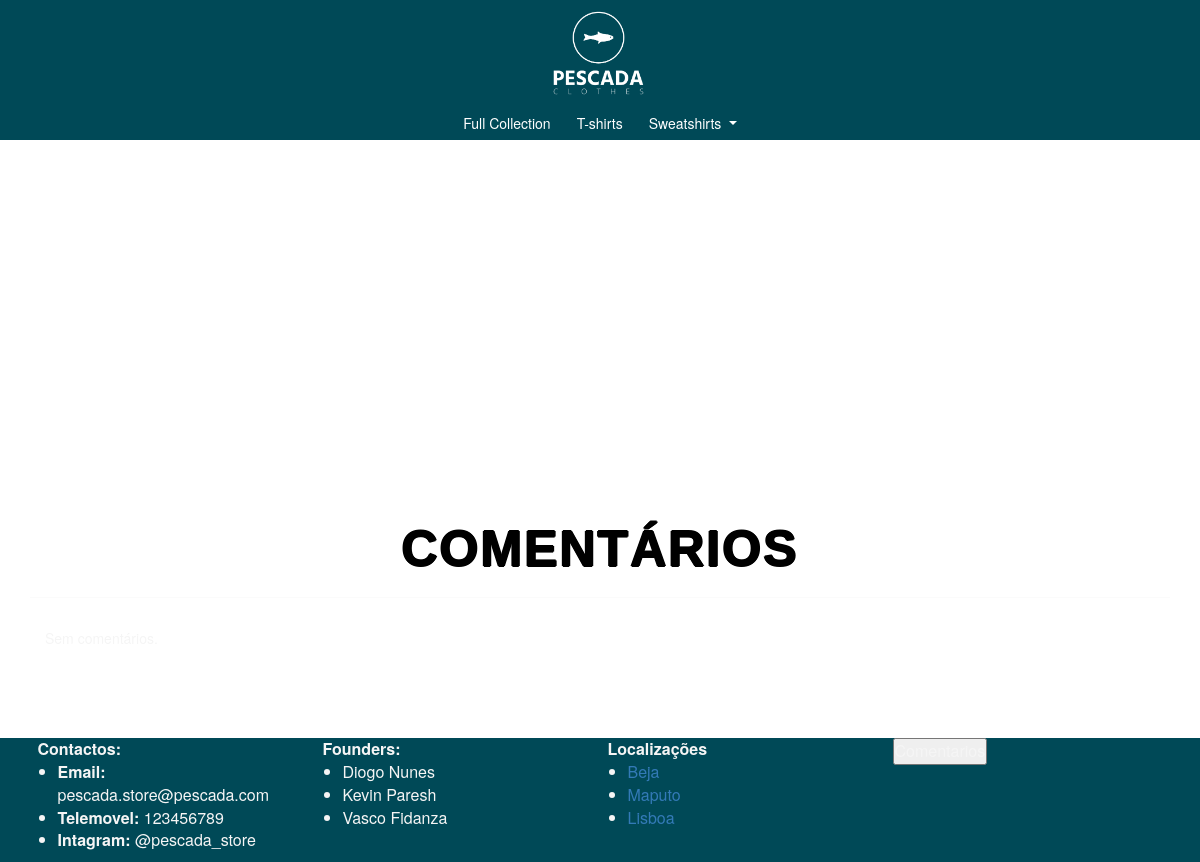
Page /comentarios on the earlier database version.
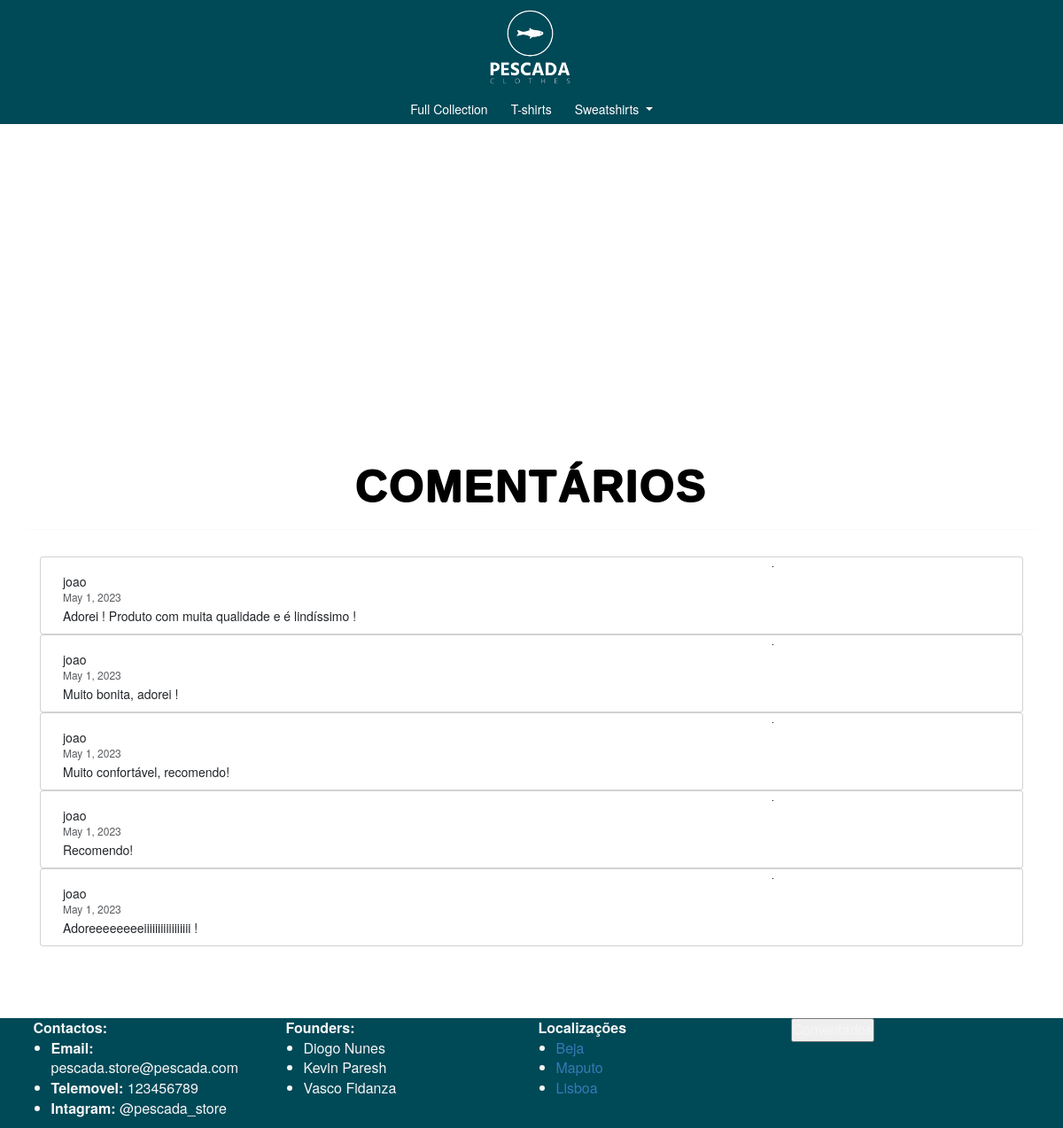
Same page on the later database version.
### store/models.py (models this page shows, shortened)
class Comentario(models.Model):
    utilizador = models.ForeignKey(Utilizador, on_delete=models.CASCADE)
    descricao = models.CharField(max_length=2000)
    data = models.DateField()
    image = models.CharField(max_length=255, default="pescadaDraw.png")

class Utilizador(models.Model):
    user = models.OneToOneField(User, on_delete=models.CASCADE)
    primeiro_nome = models.CharField(max_length=50)
    apelido = models.CharField(max_length=50)
    data_nascimento = models.DateField()
    morada = models.CharField(max_length=150)
    numero_telemovel = models.IntegerField(default=0, validators=[MaxValueValidator(999999999)])
    num_cartao_cidadao = models.IntegerField(default=0, validators=[MaxValueValidator(999999999)])
    nif = models.IntegerField(default=0, validators=[MaxValueValidator(999999999)])
    email = models.EmailField(max_length=150, default="defaultMail@gmail.com")
    num_pontos = models.IntegerField(default=0)

### store/views.py (the view)
# urls.py: path('comentarios', views.comentarios, name='comentarios'),
def comentarios(request):
    comentarios = Comentario.objects.all().order_by('data')
    return render(request, 'comentarios.html', context = {'comentarios_list': comentarios})

### templates/comentarios.html (shortened to what this page needs)
{% extends "home.html" %}
    {% load static %}
    {% block conteudo %}
        <div class="tittle-container">
            <h1> Comentários </h1>
            <hr>
        </div>
        <div class="container">
            {% if comentarios_list %}
                {% for comentario in comentarios_list %}
                    <div class="card mb-6">
                        <div class="card-body">
                            <div class="col-md-6">
                                <h5 class="card-title">{{ comentario.utilizador.user.username }}</h5>
                                <h6 class="card-subtitle mb-2 text-muted">{{ comentario.data }}</h6>
                                <p class="card-text">{{ comentario.descricao }}</p>
                            </div>
                            <div class="col-md-6 position-relative">
                            </div>
                        </div>
                    </div>
                {% endfor %}
            {% else %}
                <p>Sem comentários.</p>
            {% endif %}
        </div>
    {% endblock %}

### templates/home.html (shortened to what this page needs)
<!DOCTYPE html>
<html lang="en">
<head>
    {% load static %}
    <link rel="stylesheet" type="text/css" href="{% static 'store/css/style.css' %}">
    <link href="https://cdn.jsdelivr.net/npm/bootstrap@5.3.0-alpha3/dist/css/bootstrap.min.css" rel="stylesheet">
    <link rel="stylesheet" href="https://maxcdn.bootstrapcdn.com/bootstrap/3.3.7/css/bootstrap.min.css">
</head>
<body>
    <header style="visibility: visible">
        <div class="logo">
             <a href={% url 'home' %}><img src="{% static "store/images/whiteLogo.png" %}" id="logo-img"></a>
        </div>
        <div class="header-buttons">
            {% if not request.user.is_authenticated %}
                <form action="{% url 'redirectLogin' %}" method="post">
                    <button type="submit" style="background:none; border:none; padding:0; margin:0; cursor:pointer;">
                    </button>
                </form>
                <form action="{% url 'cart_view' %}" method="post">
                    <button type="submit" style="background:none; border:none; padding:0; margin:0; cursor:pointer;">
                    </button>
                </form>
            {% endif %}
        </div>
        <nav style="float: left; align-items: center; display: flex; justify-content: center;" class="btn-group">
         <div style="float: left; align-items: center; display: flex; justify-content: center;" class="btn-group">
         <a href="{% url 'full_collection' %}">
              <button style="color: white; font-family: 'Helvetica Neue', sans-serif;" class="btn btn-outline-primary">Full Collection</button>
            </a>
            <a href="{% url 'tshirt' %}">
               <button style="color: white; font-family: 'Helvetica Neue', sans-serif;" class="btn btn-outline-primary">T-shirts</button>
            </a>
             <div class="dropdown">
                 <button onclick="window.location.href='{% url 'sweatgeral' %}'" style="color: white; font-family: 'Helvetica Neue', sans-serif;"
                         class="btn btn-outline-primary dropdown-toggle" type="button" data-toggle="dropdown"
                         aria-haspopup="true" aria-expanded="false">Sweatshirts
                 </button>
             </div>
         </div>
        </nav>
    </header>
    <main>
        {% block conteudo %}{% endblock %}
    </main>
    <footer>
        <div class="container">
            <div class="row">
                <div class="col">
                    <div class="footer_box">
                        <strong>Contactos: </strong>
                        <ul>
                            <li><strong>Email:</strong> pescada.store@pescada.com</li>
                            <li><strong>Telemovel: </strong> 123456789</li>
                            <li><strong>Intagram: </strong> @pescada_store</li>
                        </ul>
                    </div>
                </div>
                <div class="col">
                    <div class="footer_box">
                        <strong>Founders:</strong>
                        <ul>
                            <li>
                                Diogo Nunes
                            </li>
                            <li>
                                Kevin Paresh
                            </li>
                            <li>
                                Vasco Fidanza
                            </li>
                        </ul>
                    </div>
                </div>
                <div class="col">
                    <div class="footer_box">
                        <strong>Localizações</strong>
                        <ul>
                            <li><a href="https://www.google.com/maps/place/Beja,+Portugal/@38.0224159,-7.9298264,13z/data=!3m1!4b1!4m6!3m5!1s0xd1a7371a5dfcd87:0x6a5aea70e6cc5193!8m2!3d38.0153039!4d-7.8627308!16zL20vMDI5dHlq">Beja</a></li>
                            <li><a href="https://www.google.com/maps/place/Maputo,+Mo%C3%A7ambique/@-25.8962586,32.6106835,12z/data=!3m1!4b1!4m6!3m5!1s0x1ee69723b666da55:0x42497f579a6bb442!8m2!3d-25.969248!4d32.5731746!16zL20vMGZxYnk">Maputo</a></li>
                            <li><a href="https://www.google.com/maps/place/Lisboa,+Portugal/@38.7436863,-9.2014027,13z/data=!3m1!4b1!4m6!3m5!1s0xd19331a61e4f33b:0x400ebbde49036d0!8m2!3d38.7222524!4d-9.1393366!16zL20vMDRsbGI">Lisboa</a></li>
                        </ul>
                    </div>
                </div>
                <div class="col">
                    <div class="footer_box">
                        <form action="{% url 'comentarios' %}" method="post">
                            <input type="submit" value="Comentarios">
                        </form>
                    </div>
                </div>
            </div>
        </div>
    </footer>
</body>
</html>

### store/static/store/css/style.css (style rules this page uses)
* { margin: 0; padding: 0; box-sizing: border-box; }
html { height: 100%; margin: 0; }
body { background-image: url('../images/FundoHome.jpg'); background-size: cover; background-repeat: no-repeat; background-position: top center; background-attachment: scroll; color: ghostwhite; display: flex; align-items: center; flex-direction: column; height: 100%; width: 100%; margin: 0; padding-top: 400px; }
.logo { float:left; padding-left: 44%; align-items: center; justify-content: center; }
.logo img { width: 21%; height: auto; align-items: center; justify-content: center; align-items: center; }
nav { display: flex; justify-content: space-between; align-items: center; width: 100%; }
header { position:fixed; top:0;left:0;right:0; background: #004957; display:flex; align-items: center; justify-content: flex-start; width:100%; }
main { display: grid; justify-content: center; align-items: center; padding-top: 20px; padding-bottom: 80px; flex-grow: 1; }
.container { width: 100%; margin: 0 auto; overflow: auto; color: whitesmoke; }
.header-buttons { font-family: 'Montserrat', sans-serif; position: absolute; top: 10px; right: 20px; display: flex; }
.header-buttons form { margin-left: 10px; }
.tittle-container { text-align: center; margin-bottom: 30px; }
.tittle-container h1 { font-family: 'Montserrat', sans-serif; font-size: 50px; font-weight: 700; color: black; text-transform: uppercase; letter-spacing: 2px; text-shadow: -1px 0 black, 0 1px black, 1px 0 black, 0 -1px black; }
footer { width: 100%; background-color: #004957; color: #fff; font-family: 'Helvetica Neue', sans-serif; font-size: 16px; }
strong { font-weight: bold; }

Differences in the rows shown:
added Comentario: utilizador.user.username "joao", data "May 1, 2023", descricao "Adorei ! Produto com muita qualidade e é lindíssimo !"
added Comentario: utilizador.user.username "joao", data "May 1, 2023", descricao "Muito bonita, adorei !"
added Comentario: utilizador.user.username "joao", data "May 1, 2023", descricao "Muito confortável, recomendo!"
added Comentario: utilizador.user.username "joao", data "May 1, 2023", descricao "Recomendo!"
added Comentario: utilizador.user.username "joao", data "May 1, 2023", descricao "Adoreeeeeeeeiiiiiiiiiiiiiiiii !"
